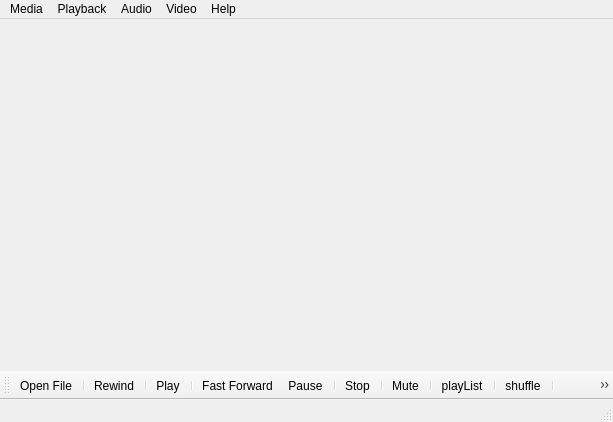
<?xml version="1.0" encoding="UTF-8"?>
<ui version="4.0">
 <class>RainDrop</class>
 <widget class="QMainWindow" name="RainDrop">
  <property name="geometry">
   <rect>
    <x>0</x>
    <y>0</y>
    <width>613</width>
    <height>422</height>
   </rect>
  </property>
  <property name="windowTitle">
   <string>MainWindow</string>
  </property>
  <widget class="QWidget" name="centralWidget">
   <widget class="QStackedWidget" name="verticalStackedWidget">
    <property name="geometry">
     <rect>
      <x>560</x>
      <y>0</y>
      <width>111</width>
      <height>301</height>
     </rect>
    </property>
    <widget class="QWidget" name="verticalStackedWidgetPage1">
     <layout class="QVBoxLayout" name="playList"/>
    </widget>
   </widget>
  </widget>
  <widget class="QMenuBar" name="menuBar">
   <property name="geometry">
    <rect>
     <x>0</x>
     <y>0</y>
     <width>613</width>
     <height>21</height>
    </rect>
   </property>
   <widget class="QMenu" name="menuFIle">
    <property name="title">
     <string>Media</string>
    </property>
    <addaction name="actionOpen"/>
   </widget>
   <widget class="QMenu" name="menuVideo">
    <property name="title">
     <string>Playback</string>
    </property>
    <addaction name="actionPlay"/>
    <addaction name="actionPause"/>
    <addaction name="actionStop"/>
    <addaction name="actionFF"/>
    <addaction name="actionrewind"/>
    <addaction name="actionPower"/>
   </widget>
   <widget class="QMenu" name="menuAudio">
    <property name="title">
     <string>Audio</string>
    </property>
    <addaction name="actionmute"/>
   </widget>
   <widget class="QMenu" name="menuVideo_2">
    <property name="title">
     <string>Video</string>
    </property>
    <addaction name="actionfull_screen"/>
   </widget>
   <widget class="QMenu" name="menuHelp">
    <property name="title">
     <string>Help</string>
    </property>
    <addaction name="actionAbout"/>
   </widget>
   <addaction name="menuFIle"/>
   <addaction name="menuVideo"/>
   <addaction name="menuAudio"/>
   <addaction name="menuVideo_2"/>
   <addaction name="menuHelp"/>
  </widget>
  <widget class="QToolBar" name="mainToolBar">
   <attribute name="toolBarArea">
    <enum>BottomToolBarArea</enum>
   </attribute>
   <attribute name="toolBarBreak">
    <bool>false</bool>
   </attribute>
   <addaction name="actionOpen"/>
   <addaction name="separator"/>
   <addaction name="actionrewind"/>
   <addaction name="separator"/>
   <addaction name="actionPlay"/>
   <addaction name="separator"/>
   <addaction name="actionFF"/>
   <addaction name="actionPause"/>
   <addaction name="separator"/>
   <addaction name="actionStop"/>
   <addaction name="separator"/>
   <addaction name="actionmute"/>
   <addaction name="separator"/>
   <addaction name="actionplayList"/>
   <addaction name="separator"/>
   <addaction name="actionshuffle"/>
   <addaction name="separator"/>
   <addaction name="actionrepeat"/>
   <addaction name="separator"/>
   <addaction name="actionfull_screen"/>
   <addaction name="separator"/>
  </widget>
  <widget class="QStatusBar" name="statusBar"/>
  <action name="actionOpen">
   <property name="checkable">
    <bool>true</bool>
   </property>
   <property name="icon">
    <iconset resource="resources.qrc">
     <normaloff>:/images/icons/folder.png</normaloff>:/images/icons/folder.png</iconset>
   </property>
   <property name="text">
    <string> Open File</string>
   </property>
   <property name="toolTip">
    <string>Open a File</string>
   </property>
  </action>
  <action name="actionPlay">
   <property name="icon">
    <iconset resource="resources.qrc">
     <normaloff>:/images/icons/play.png</normaloff>:/images/icons/play.png</iconset>
   </property>
   <property name="text">
    <string>Play</string>
   </property>
  </action>
  <action name="actionPause">
   <property name="icon">
    <iconset resource="resources.qrc">
     <normaloff>:/images/icons/pause.png</normaloff>:/images/icons/pause.png</iconset>
   </property>
   <property name="text">
    <string>Pause</string>
   </property>
  </action>
  <action name="actionStop">
   <property name="icon">
    <iconset resource="resources.qrc">
     <normaloff>:/images/icons/stop.png</normaloff>:/images/icons/stop.png</iconset>
   </property>
   <property name="text">
    <string>Stop</string>
   </property>
  </action>
  <action name="actionmute">
   <property name="icon">
    <iconset resource="resources.qrc">
     <normaloff>:/images/icons/mute.png</normaloff>:/images/icons/mute.png</iconset>
   </property>
   <property name="text">
    <string>Mute</string>
   </property>
   <property name="toolTip">
    <string>mute</string>
   </property>
  </action>
  <action name="actionFF">
   <property name="checkable">
    <bool>false</bool>
   </property>
   <property name="icon">
    <iconset resource="resources.qrc">
     <normaloff>:/images/icons/forward.png</normaloff>:/images/icons/forward.png</iconset>
   </property>
   <property name="text">
    <string>Fast Forward</string>
   </property>
   <property name="toolTip">
    <string>forward</string>
   </property>
  </action>
  <action name="actionrewind">
   <property name="icon">
    <iconset resource="resources.qrc">
     <normaloff>:/images/icons/rewind.png</normaloff>:/images/icons/rewind.png</iconset>
   </property>
   <property name="text">
    <string>Rewind</string>
   </property>
   <property name="toolTip">
    <string>rewind</string>
   </property>
  </action>
  <action name="actionplayList">
   <property name="icon">
    <iconset resource="resources.qrc">
     <normaloff>:/images/icons/playlist.png</normaloff>:/images/icons/playlist.png</iconset>
   </property>
   <property name="text">
    <string>playList</string>
   </property>
   <property name="toolTip">
    <string>playList</string>
   </property>
  </action>
  <action name="actionfull_screen">
   <property name="icon">
    <iconset resource="resources.qrc">
     <normaloff>:/images/icons/full_screen.png</normaloff>:/images/icons/full_screen.png</iconset>
   </property>
   <property name="text">
    <string>full_screen</string>
   </property>
  </action>
  <action name="actionAbout">
   <property name="icon">
    <iconset resource="resources.qrc">
     <normaloff>:/images/icons/info.png</normaloff>:/images/icons/info.png</iconset>
   </property>
   <property name="text">
    <string>About</string>
   </property>
  </action>
  <action name="actionPower">
   <property name="icon">
    <iconset resource="resources.qrc">
     <normaloff>:/images/icons/power.png</normaloff>:/images/icons/power.png</iconset>
   </property>
   <property name="text">
    <string>Power</string>
   </property>
  </action>
  <action name="actionshuffle">
   <property name="icon">
    <iconset resource="resources.qrc">
     <normaloff>:/images/icons/shuffle.png</normaloff>:/images/icons/shuffle.png</iconset>
   </property>
   <property name="text">
    <string>shuffle</string>
   </property>
   <property name="toolTip">
    <string>shuffle</string>
   </property>
  </action>
  <action name="actionrepeat">
   <property name="icon">
    <iconset resource="resources.qrc">
     <normaloff>:/images/icons/repeat.png</normaloff>:/images/icons/repeat.png</iconset>
   </property>
   <property name="text">
    <string>repeat</string>
   </property>
  </action>
 </widget>
 <layoutdefault spacing="6" margin="11"/>
 <resources>
  <include location="resources.qrc"/>
 </resources>
 <connections/>
</ui>
